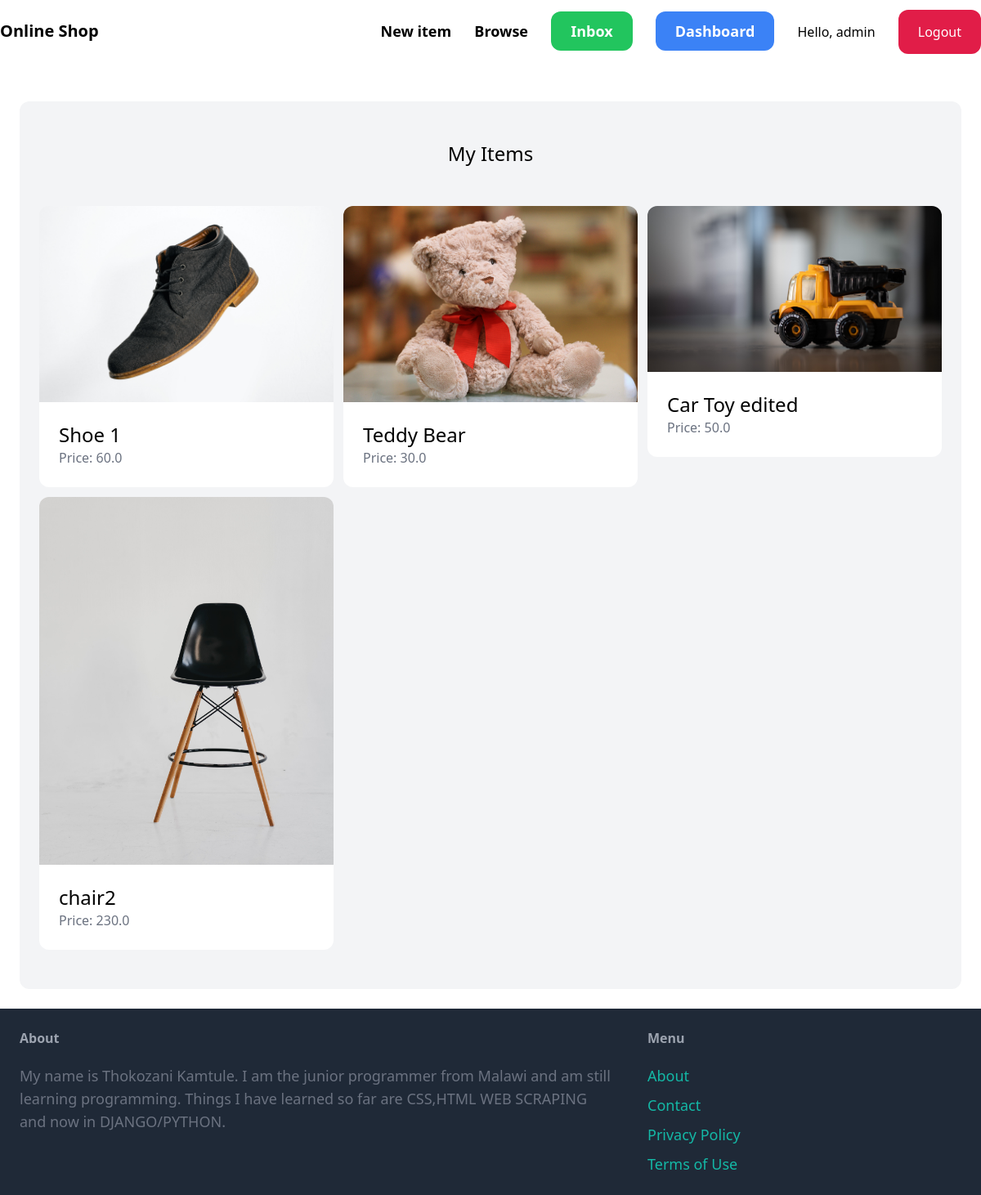
The page /dashboard/ (signed in) on the database its author committed.
### item/models.py (models this page shows, shortened)
class Item(models.Model):
	category = models.ForeignKey(Category, related_name='items', on_delete=models.CASCADE)
	name = models.CharField(max_length=225)
	description = models.TextField(blank=True, null=True)
	price = models.FloatField()
	image = models.ImageField(upload_to='item_images', blank=True, null=True)
	is_sold = models.BooleanField(default=False)
	created_by = models.ForeignKey(User, related_name='items', on_delete=models.CASCADE)
	created_at = models.DateTimeField(auto_now_add=True)

### dashboard/views.py (the view)
# urls.py: path('', views.index, name='index'),
@login_required
def index(request):
	items = Item.objects.filter(created_by=request.user)
	return render(request, 'dashboard/index.html', {
		  'items':items,
		})

### dashboard/templates/dashboard/index.html (shortened to what this page needs)
{% extends 'core/base.html' %}
{% block content %}
    <div class="mt-6 px-6 py-12 bg-gray-100 rounded-xl">
      <h2 class="mb-12 text-2xl text-center">My Items</h2>
        <div class="grid grid-cols-3 gap-3">
            {% for item in items %}
              <div>
                   <a href="{% url 'item:detail' item.id %}">
                    <div>
                       <img src="{{ item.image.url }}" class="rounded-t-xl">
                    </div>
                    <div class="p-6 bg-white rounded-b-xl">
                       <h2 class="text-2xl">{{ item.name }}</h2>
                       <p class="text-gray-500">Price: {{ item.price }} </p>
                    </div>
                  </a>
              </div>
            {% endfor %}
        </div>
    </div>
 {% endblock %}

### core/templates/core/base.html (shortened to what this page needs)
<!doctype html>
<html>
<head>
  <script src="https://cdn.tailwindcss.com"></script>
</head>
<body>
  <nav class="py-6 flex justify-between items-center body-b border-gray-200">
    <a href="/" class="text-xl font-semibold">Online Shop </a>
    <div class="space-x-6">
       <a href="{% url 'item:new' %}" class="text-lg font-semibold hover:text-gray-500">New item</a>
       <a href="{% url 'item:items' %}" class="text-lg font-semibold hover:text-gray-500">Browse</a>
       {% if request.user.is_authenticated %}
       <a href="{% url 'conversation:inbox' %}" class="px-6 py-3 text-lg  font-semibold bg-green-500 text-white rounded-xl hover:bg-gray-700 ">Inbox</a>
       <a href="{% url 'dashboard:index' %}" class="px-6 py-3 text-lg  font-semibold bg-blue-500 text-white rounded-xl hover:bg-gray-700 ">Dashboard</a>
       <span>Hello, {{request.user}}</span>
       <span><a href="{% url 'core:logout' %}" class="py-4 px-6 bg-rose-600 text-white rounded-xl">Logout</a></span>
          {% else %}
       <a href="{% url 'core:signup' %}" class="px-6 py-3 text-lg  font-semibold bg-teal-500 text-white rounded-xl hover:bg-teal-700 ">Sign Up </a>
       <a href="{% url 'core:login' %}" class="px-6 py-3 text-lg  font-semibold bg-gray-500 text-white rounded-xl hover:bg-gray-700 ">Log In </a>
       {% endif %}
    </div>
  </nav>
<div class="px-6 py-6">
  {% block content %}
   {% endblock %}
</div>
<footer class="py-6 px-6 flex justify-between bg-gray-800">
     <div class="w-2/3 pr-10">
        <h3 class="mb-5 font-semibold text-gray-400">About </h3>
        <p class="text-lg text-gray-500">My name is Thokozani Kamtule. I am the junior programmer from Malawi and am still learning programming. Things I have learned so far are CSS,HTML WEB SCRAPING and now in DJANGO/PYTHON.</p>
     </div>
     <div class="w-1/3">
      <h3 class="mb-5 font-semibold text-gray-400">Menu  </h3>
      <ul class="space-y-2">
           <li> <a href="#" class="text-lg text-teal-500 hover:text-teal-700" > About </a> </li>
           <li> <a href="{% url 'core:contact'%}" class="text-lg text-teal-500 hover:text-teal-700" > Contact  </a> </li>
          <li> <a href="#" class="text-lg text-teal-500 hover:text-teal-700" > Privacy Policy</a> </li>
         <li> <a href="#" class="text-lg text-teal-500 hover:text-teal-700" > Terms of Use </a> </li>
      </ul>
     </div>
</footer>
</body>
</html>

### rows shown on the page
Item: image (picture), name "Shoe 1", price "60.0"
Item: image (picture), name "Teddy Bear", price "30.0"
Item: image (picture), name "Car Toy edited", price "50.0"
Item: image (picture), name "chair2", price "230.0"

### other values the page prints
{{ request.user }} "admin"
